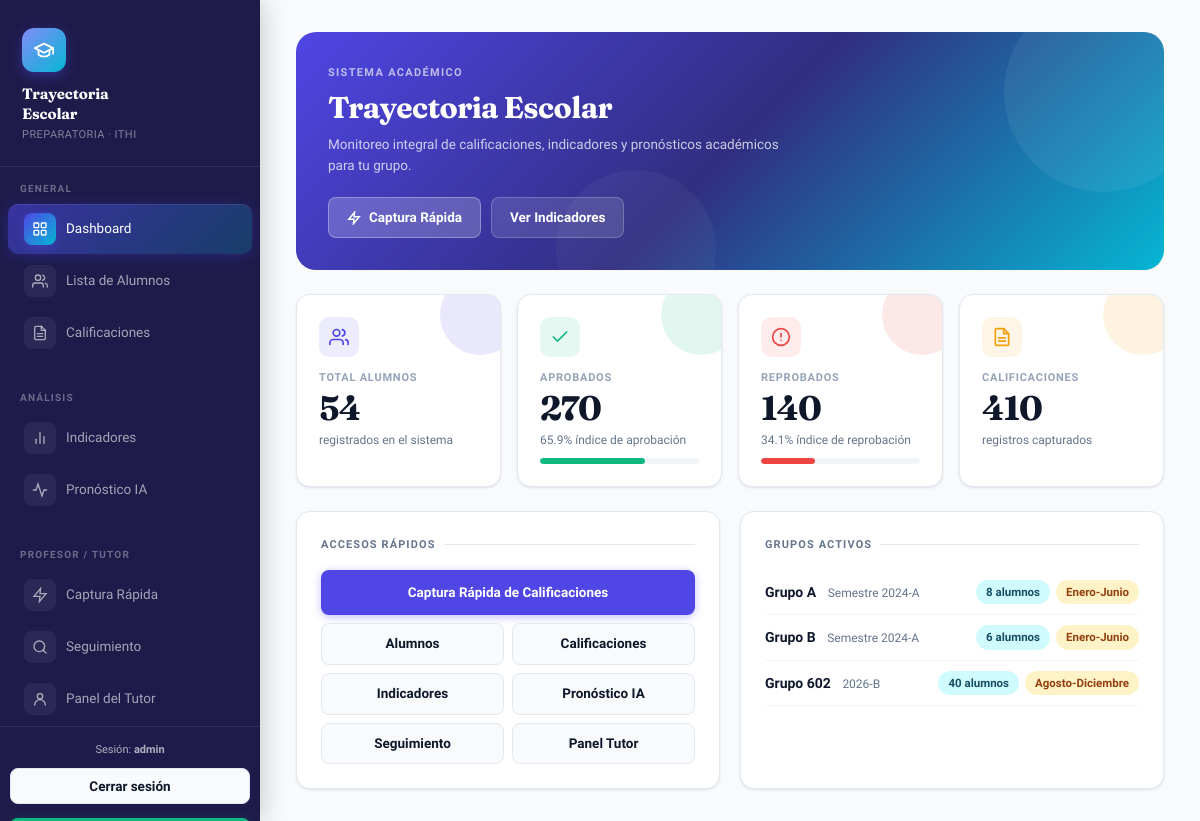
Page / (signed in) on the earlier database version.
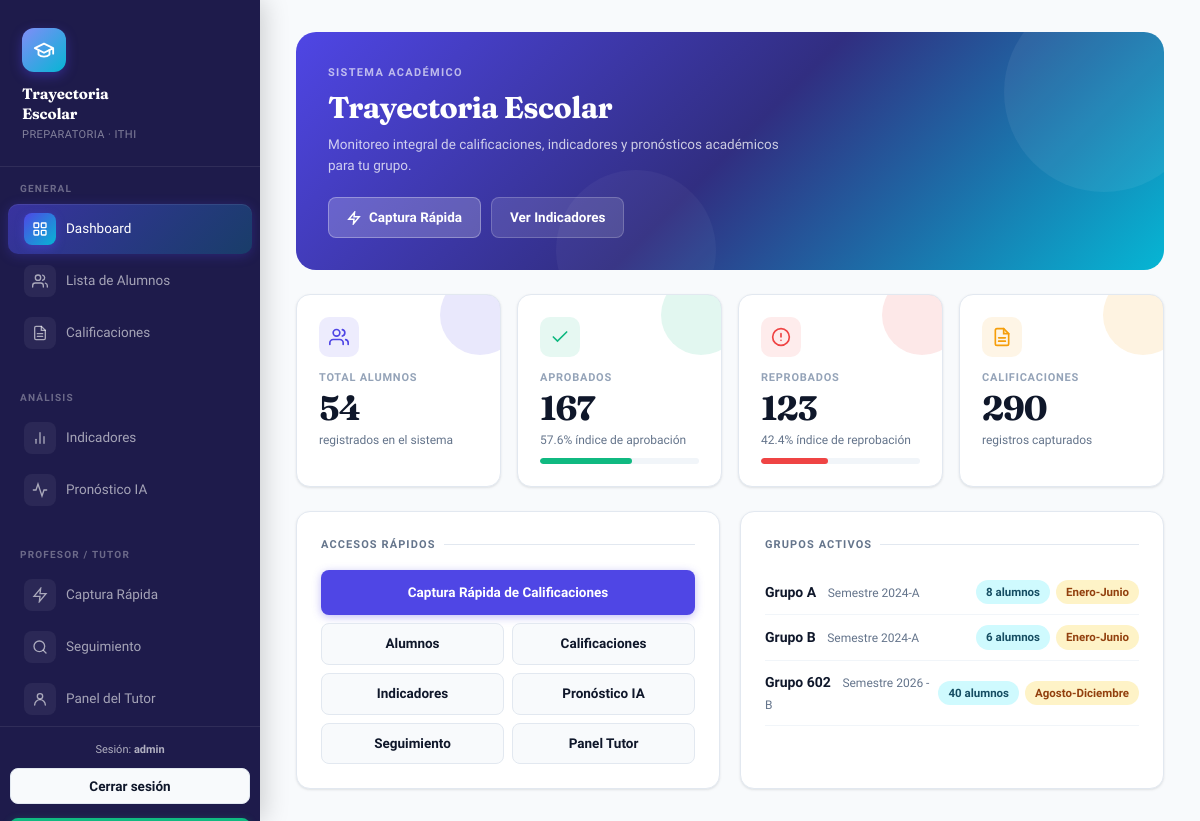
Same page on the later database version.
### escolar/models.py (models this page shows, shortened)
class Grupo(models.Model):
    nombre = models.CharField(max_length=10)
    semestre = models.ForeignKey(Semestre, on_delete=models.CASCADE, related_name='grupos')
    class Meta:
        verbose_name_plural = "Grupos"

class Semestre(models.Model):
    nombre = models.CharField(max_length=50)
    anio = models.IntegerField()
    periodo = models.CharField(max_length=20, choices=[('ENE-JUN', 'Enero-Junio'), ('AGO-DIC', 'Agosto-Diciembre')])
    class Meta:
        verbose_name_plural = "Semestres"
        ordering = ['-anio']

### escolar/views.py (the view)
# urls.py: path('', views.dashboard, name='dashboard'),
def dashboard(request):
    semestres = Semestre.objects.all()
    grupos = Grupo.objects.all()
    total_alumnos = Alumno.objects.count()
    total_calificaciones = Calificacion.objects.count()
    califs = list(Calificacion.objects.all())
    aprobados = sum(1 for c in califs if c.aprobado)
    reprobados = len(califs) - aprobados
    pct_ap = round(aprobados / len(califs) * 100, 1) if califs else 0
    pct_rep = round(reprobados / len(califs) * 100, 1) if califs else 0
    context = {
        'semestres': semestres, 'grupos': grupos,
        'total_alumnos': total_alumnos, 'total_calificaciones': total_calificaciones,
        'aprobados': aprobados, 'reprobados': reprobados,
        'pct_aprobacion': pct_ap, 'pct_reprobacion': pct_rep,
        'minimo': MINIMO,
    }
    return render(request, 'escolar/dashboard.html', context)

### escolar/models.py (called while the page is built)
    @property
    def promedio(self):
        return round((float(self.heteroevaluacion) + float(self.coevaluacion) + float(self.autoevaluacion)) / 3, 2)

    @property
    def aprobado(self):
        return self.promedio >= 7.0

### templates/escolar/dashboard.html (shortened to what the changed rows need)
{% extends 'escolar/base.html' %}
{% block content %}
<div class="hero-card">
  <div style="position:relative; z-index:1;">
    <h2 style="font-family:'Fraunces',serif; font-size:30px; font-weight:700; letter-spacing:-.02em; line-height:1.2; margin-bottom:8px;">Trayectoria Escolar</h2>
  </div>
</div>
<div class="stat-grid">
  <div class="stat-card sc-success">
    <div class="stat-card-blob"></div>
    <div class="stat-icon">
      <svg width="20" height="20" viewBox="0 0 24 24" fill="none" stroke="currentColor" stroke-width="2" stroke-linecap="round"><polyline points="20,6 9,17 4,12"/></svg>
    </div>
    <div class="stat-label">Aprobados</div>
    <div class="stat-value">{{ aprobados }}</div>
    <div class="stat-sub">{{ pct_aprobacion }}% índice de aprobación</div>
    <div class="progress-bar-wrap"><div class="progress-bar-fill" style="background:var(--success); width:0" data-pct="{{ pct_aprobacion }}"></div></div>
  </div>
  <div class="stat-card sc-danger">
    <div class="stat-card-blob"></div>
    <div class="stat-icon">
      <svg width="20" height="20" viewBox="0 0 24 24" fill="none" stroke="currentColor" stroke-width="2" stroke-linecap="round"><circle cx="12" cy="12" r="10"/><line x1="12" y1="8" x2="12" y2="12"/><line x1="12" y1="16" x2="12.01" y2="16"/></svg>
    </div>
    <div class="stat-label">Reprobados</div>
    <div class="stat-value">{{ reprobados }}</div>
    <div class="stat-sub">{{ pct_reprobacion }}% índice de reprobación</div>
    <div class="progress-bar-wrap"><div class="progress-bar-fill" style="background:var(--danger); width:0" data-pct="{{ pct_reprobacion }}"></div></div>
  </div>
  <div class="stat-card sc-amber">
    <div class="stat-card-blob"></div>
    <div class="stat-icon">
      <svg width="20" height="20" viewBox="0 0 24 24" fill="none" stroke="currentColor" stroke-width="2" stroke-linecap="round"><path d="M14 2H6a2 2 0 0 0-2 2v16a2 2 0 0 0 2 2h12a2 2 0 0 0 2-2V8z"/><polyline points="14,2 14,8 20,8"/><line x1="16" y1="13" x2="8" y2="13"/><line x1="16" y1="17" x2="8" y2="17"/></svg>
    </div>
    <div class="stat-label">Calificaciones</div>
    <div class="stat-value">{{ total_calificaciones }}</div>
    <div class="stat-sub">registros capturados</div>
  </div>
</div>
<div class="grid-2" style="gap:20px;">
  <div class="card">
    {% for grupo in grupos %}
    <div style="display:flex; align-items:center; justify-content:space-between; padding:10px 0; border-bottom:1px solid var(--border-light);">
      <div>
        <span style="font-weight:700;">Grupo {{ grupo.nombre }}</span>
        <span style="font-size:12px; color:var(--text-muted); margin-left:8px;">{{ grupo.semestre.nombre }}</span>
      </div>
      <div style="display:flex; gap:6px;">
        <span class="badge badge-cyan">{{ grupo.alumnos.count }} alumnos</span>
        <span class="badge badge-amber">{{ grupo.semestre.get_periodo_display }}</span>
      </div>
    </div>
    {% empty %}
    <div style="text-align:center; padding:24px; color:var(--text-muted);">
      <div style="margin-bottom:8px; font-size:13px;">Sin grupos registrados.</div>
      <a href="{% url 'profesor' %}" class="btn btn-primary btn-sm">Crear estructura</a>
    </div>
    {% endfor %}
  </div>
</div>
{% endblock %}

Differences in the rows shown:
changed through a linked row, Grupo "Agosto-Diciembre": semestre.nombre "2026-B" → "Semestre 2026 - B"
Other differences:
{{ aprobados }}: "270" → "167"
{{ pct_aprobacion }}: "65.9" → "57.6"
{{ reprobados }}: "140" → "123"
{{ pct_reprobacion }}: "34.1" → "42.4"
{{ total_calificaciones }}: "410" → "290"
